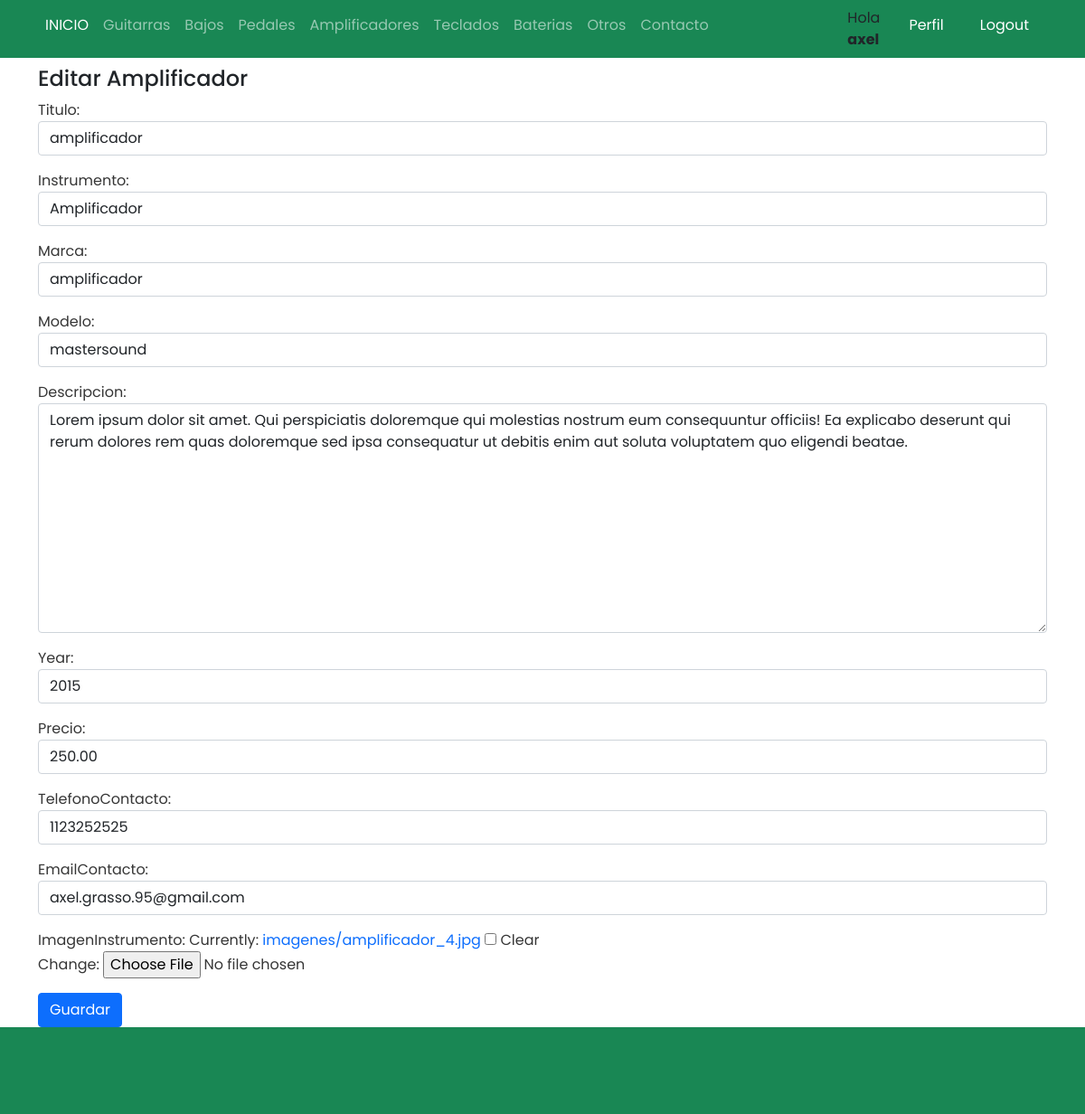
Page /amplificadorEdicion/94/ (signed in) on the committed database.
### Base/models.py (models this page shows, shortened)
class Instrumento(models.Model):
    instrumentoSeleccion = (
    ('guitarra','Guitarra'),
    ('bajo', 'Bajo'),
    ('pedal','Pedal'),
    ('bateria','Bateria'),
    ('teclado','Teclado'),
    ('amplificador','Amplificador'),
    ('otro', 'Otro'),
    )
    usuario = models.ForeignKey(User, on_delete=models.CASCADE, null=True, blank=True)
    titulo = models.CharField(max_length=200)
    instrumento = models.CharField(max_length=15, choices=instrumentoSeleccion, default='guitarra')
    marca = models.CharField(max_length=40)
    modelo = models.CharField(max_length=40)
    descripcion = models.TextField(null=True, blank=True)
    year = models.IntegerField()
    precio = models.DecimalField(max_digits=10, decimal_places=2)
    fechaPublicacion = models.DateTimeField(auto_now_add=True)
    telefonoContacto = models.IntegerField()
    emailContacto = models.EmailField()
    imagenInstrumento = models.ImageField(null=True, blank=True, upload_to="imagenes/")
    class Meta:
        ordering = ['usuario', '-fechaPublicacion']

### Base/views.py (the view)
# urls.py: path('amplificadorEdicion/<int:pk>/', AmplificadorUpdate.as_view(), name='amplificador_editar'),
class AmplificadorUpdate(LoginRequiredMixin, UpdateView):
    model = Instrumento
    form_class = ActualizacionInstrumento
    success_url = reverse_lazy('amplificadores')
    context_object_name = 'amplificador'
    template_name = 'Base/amplificadorEdicion.html'

### Base/forms.py
class ActualizacionInstrumento(forms.ModelForm):
    class Meta:
        model = Instrumento
        fields = ('titulo', 'instrumento', 'marca', 'modelo', 'descripcion', 'year', 'precio', 'telefonoContacto', 'emailContacto', 'imagenInstrumento')
        widgets = {
            'titulo' : forms.TextInput(attrs={'class': 'form-control'}),
            'instrumento' : forms.Select(attrs={'class': 'form-control'}),
            'marca' : forms.TextInput(attrs={'class': 'form-control'}),
            'modelo' : forms.TextInput(attrs={'class': 'form-control'}),
            'descripcion' : forms.Textarea(attrs={'class': 'form-control'}),
            'year' : forms.TextInput(attrs={'class': 'form-control'}),
            'precio' : forms.TextInput(attrs={'class': 'form-control'}),
            'telefonoContacto' : forms.TextInput(attrs={'class': 'form-control'}),
            'emailContacto' : forms.TextInput(attrs={'class': 'form-control'}),
        }

### Base/templates/Base/amplificadorEdicion.html
{% extends 'Base/home.html' %}
{% block content %}
<br>
<br>
{% if user.id == amplificador.usuario.id %}
<div class="container">
    <h4>Editar Amplificador</h4>
</div>
<div class="container">
    <div class="form-group">
        <form method="post" enctype="multipart/form-data">{% csrf_token %}
        {{ form.as_p }}
        <button type="submit" class="btn btn-primary">Guardar</button>
        </form>
    </div>
</div>
{% else %}
<div class="container">
<h4>No tienes acceso a esta pagina!</h4>
</div>
{% endif %}
{% endblock %}

### Base/templates/Base/home.html (shortened to what this page needs)
{% load static %}
<!DOCTYPE html>
<html lang="en">
<head>
    <link href="https://cdn.jsdelivr.net/npm/bootstrap@5.0.2/dist/css/bootstrap.min.css" rel="stylesheet"
>
    <link rel="stylesheet" href="https://cdn.jsdelivr.net/npm/bootstrap-icons@1.3.0/font/bootstrap-icons.css">
    <link rel="stylesheet" type="text/css" href="{% static 'style.css' %}">
</head>
<body>
    <nav class="navbar navbar-expand-sm bg-success navbar-dark py-2 fixed-top">
      <div class="container">
            <div class="collapse navbar-collapse" id="navmenu">
              <ul class="navbar-nav mr-auto">
                <li class="nav-item">
                  <a class="nav-link" href="{% url 'home' %}"><span class="text-white">INICIO</span></a>
                </li>
                <li class="nav-item">
                  <a class="nav-link" href="{% url 'guitarras' %}">Guitarras</a>
                </li>
                <li class="nav-item">
                  <a class="nav-link" href="{% url 'bajos' %}">Bajos</a>
                </li>
                <li class="nav-item">
                  <a class="nav-link" href="{% url 'pedales' %}">Pedales</a>
                </li>
                <li class="nav-item">
                  <a class="nav-link" href="{% url 'amplificadores' %}">Amplificadores</a>
                </li>
                <li class="nav-item">
                  <a class="nav-link" href="{% url 'teclados' %}">Teclados</a>
                </li>
                <li class="nav-item">
                  <a class="nav-link" href="{% url 'baterias' %}">Baterias</a>
                </li>
                <li class="nav-item">
                  <a class="nav-link" href="{% url 'otros' %}">Otros</a>
                </li>
                <li class="nav-item">
                  <a class="nav-link" href="{% url 'acerca_de_mi' %}">Contacto</a>
                </li>
                <div class="container"></div>
                <div class="container"></div>
                <div class="container"></div>
                <div class="container"></div>
                <div class="container"></div>
                {% if request.user.is_authenticated %}
                <div class="container">
                <li class="nav-item">
                  <span class="text-dark"> Hola <strong>{{request.user.first_name}}</strong></span>
                </li>
                </div>
                <div class="container">
                <li class="nav-item">
                  <a class="nav-link" href="{% url 'editar_perfil' %}"><span class="text-white">Perfil</span></a>
                </li>
                </div>
                <div class="container">
                <li class="nav-item">
                  <a class="nav-link" href="{% url 'logout' %}"><span class="text-white">Logout</span></a>
                </li>
                </div>
              {% endif %}
           </ul>
          </div>
      </div>
  </nav>
      {% block content %}{% endblock %}
  <footer class="p-5 bg-success text-white text-center position-relative">
  </footer>
</body>
</html>

### Base/static/style.css (style rules this page uses)
body { background-color: white; font-family: 'Poppins', 'Nunito', sans-serif; padding-top: 25px; }
a { text-decoration: none; }
li { text-decoration: none; }
p { color: #363636; }

### rows in the picture
Instrumento: titulo "amplificador", instrumento "Amplificador", marca "amplificador", modelo "mastersound", descripcion "Lorem ipsum dolor sit amet. Qui perspiciatis doloremque qui molestias nostrum eum consequuntur officiis! Ea explicabo deserunt qui rerum dolores rem quas doloremque sed ipsa consequatur ut debitis enim aut soluta voluptatem quo eligendi beatae.", year "2015", precio "250.00", telefonoContacto "1123252525", emailContacto "axel.grasso.95@gmail.com"

### other values in the picture
{{ request.user.first_name }} "axel"
